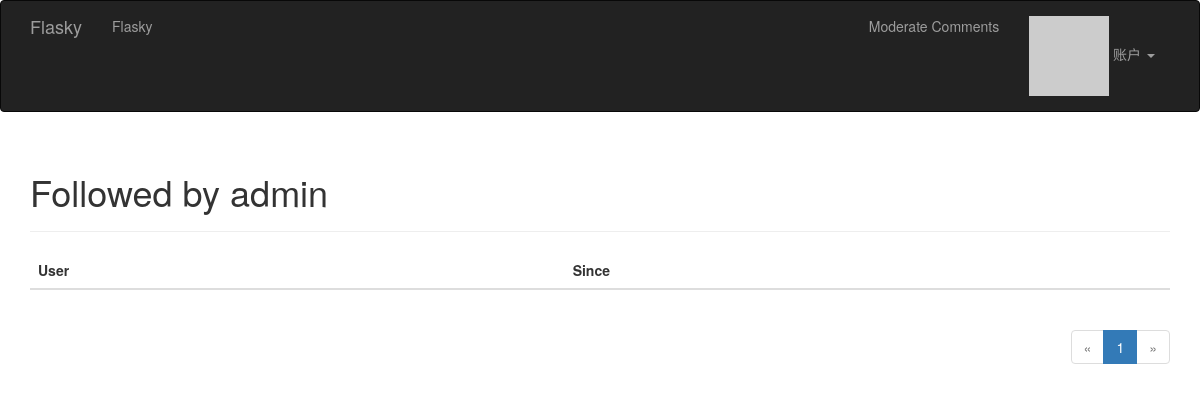
Before: /followed_by/admin (signed in) with the older database file.
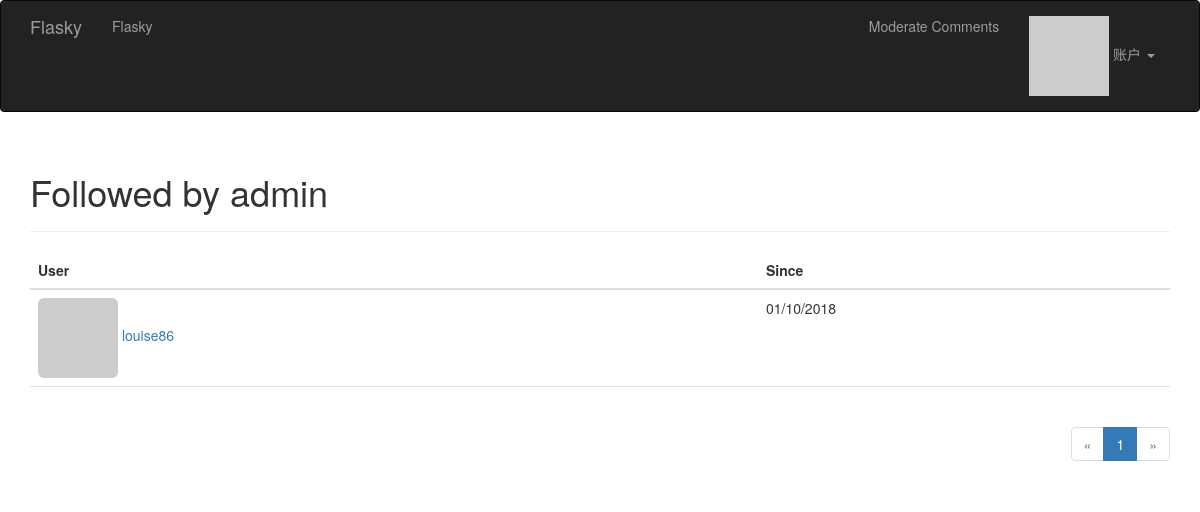
After: the same page with the newer database file.
### app/modles.py (models this page shows, shortened)
class User(UserMixin, db.Model):
    __tablename__ = 'users'
    id = db.Column(db.Integer, primary_key=True)
    email = db.Column(db.String(64), unique=True, index=True)
    username = db.Column(db.String(64), unique=True, index=True)
    role_id = db.Column(db.Integer, db.ForeignKey('roles.id'))
    password_hash = db.Column(db.String(128))
    confirmed = db.Column(db.Boolean, default=False)
    name = db.Column(db.String(64))
    location = db.Column(db.String(64))
    about_me = db.Column(db.Text())
    member_since = db.Column(db.DateTime(), default=datetime.utcnow)
    last_seen = db.Column(db.DateTime(), default=datetime.utcnow)
    avatar_hash = db.Column(db.String(32))
    posts = db.relationship('Post', backref='author', lazy='dynamic')
    followed = db.relationship('Follow',
                               foreign_keys=[Follow.follower_id],
                               backref=db.backref('follower', lazy='joined'),
                               lazy='dynamic', cascade='all, delete-orphan')
    followers = db.relationship('Follow',
                                foreign_keys=[Follow.followed_id],
                               backref=db.backref('followed', lazy='joined'),
                                lazy='dynamic',
                                cascade='all, delete-orphan')
    comments = db.relationship('Comment', backref='author', lazy='dynamic')
    @property
    def password(self):
        raise AttributeError('密码不可读取')
    def can(self, permission):
        return self.role is not None and self.role.has_permission(permission)
    def ping(self):
        self.last_seen = datetime.utcnow()
        db.session.add(self)
    def gravatar(self, size=100, default='identicon', rating='g'):
        if request.is_secure:
            url = 'https://secure.gravatar.com/avatar'
        else:
            url = 'http://www.gravatar.com/avatar'
        hash = self.avatar_hash or hashlib.md5(self.email.encode('utf-8')).hexdigest()
        return '{url}/{hash}?s={size}&d={default}&r={rating}'.format(
            url=url, hash=hash, size=size, default=default, rating=rating
        )

class Follow(db.Model):
    __tablename__ = 'follows'
    follower_id = db.Column(db.Integer, db.ForeignKey('users.id'), primary_key=True)
    followed_id = db.Column(db.Integer, db.ForeignKey('users.id'), primary_key=True)
    timestamp = db.Column(db.DateTime, default=datetime.utcnow)

### app/main/views.py (the view)
@main.route('/followed_by/<username>')
def followed_by(username):
    user = User.query.filter_by(username=username).first()
    if user is None:
        flash('Invalid user.')
        return redirect(url_for('.index'))
    page = request.args.get('page', 1, type=int)
    pagination = user.followed.paginate(
        page, per_page=current_app.config['FLASKY_FOLLOWERS_PER_PAGE'],
        error_out=False)
    follows = [{'user': item.followed, 'timestamp': item.timestamp}
               for item in pagination.items]
    return render_template('followers.html', user=user, title="Followed by",
                           endpoint='.followed_by', pagination=pagination,
                           follows=follows)

### app/auth/views.py (called while the page is built)
@auth.before_app_request
def before_request():
    if current_user.is_authenticated:
        current_user.ping()
        if not current_user.confirmed \
            and request.endpoint[:5] != 'auth.' and request.endpoint != 'static':
            return redirect(url_for('auth.unconfirmed'))

### app/main/__init__.py (called while the page is built)
@main.app_context_processor
def inject_permission():
    return dict(Permission=Permission)

### app/modles.py (called while the page is built)
@login_manager.user_loader
def load_user(user_id):
    return User.query.get(int(user_id))

    def has_permission(self, perm):
        return self.permissions and perm == perm

### app/templates/followers.html (shortened to what this page needs)
{% extends "base.html" %}
{% import "_macros.html" as macros %}
{% block page_content %}
<div class="page-header">
    <h1>{{ title }} {{ user.username }}</h1>
</div>
<table class="table table-hover followers">
    <thead><tr><th>User</th><th>Since</th></tr></thead>
    {% for follow in follows %}
    {% if follow.user != user %}
    <tr>
        <td>
            <a href="{{ url_for('.user', username = follow.user.username) }}">
                <img class="img-rounded" src="{{ follow.user.gravatar(size=32) }}">
                {{ follow.user.username }}
            </a>
        </td>
        <td>{{ moment(follow.timestamp).format('L') }}</td>
    </tr>
    {% endif %}
    {% endfor %}
</table>
<div class="pagination">
    {{ macros.pagination_widget(pagination, endpoint, username = user.username) }}
</div>
{% endblock %}

### app/templates/base.html (shortened to what this page needs)
{% extends "bootstrap/base.html" %}
{% block head %}
{{ super() }}
<link rel="stylesheet" type="text/css" href="{{ url_for('static', filename='styles.css') }}">
{% endblock %}
{% block navbar %}
<div class="navbar navbar-inverse" role="navigation">
    <div class="container">
        <div class="navbar-header">
            <a class="navbar-brand" href="/">Flasky</a>
        </div>
        <div class="navbar-collapse collapse">
            <ul class="nav navbar-nav">
                <li><a href="/">Flasky</a></li>
            </ul>
            <ul class="nav navbar-nav navbar-right">
                {% if current_user.can(Permission.MODERATE_COMMENTS) %}
                    <li><a href="{{ url_for('main.moderate') }}">Moderate Comments</a></li>
                {% endif %}
                {% if current_user.is_authenticated %}
                <li class="dropdown">
                    <a href="#" class="dropdown-toggle" data-toggle="dropdown">
                        <img src="{{ current_user.gravatar(size=18) }}">
                        账户 <b class="caret"></b>
                    </a>
                </li>
                {% else %}
                 <li><a href="{{ url_for('auth.login') }}">Log In</a></li>
                {% endif %}
            </ul>
        </div>
    </div>
</div>
{% endblock %}
{% block content %}
<div class="container">
    {% block page_content %}
    {% endblock %}
</div>
{% endblock %}

### app/templates/_macros.html
{% macro pagination_widget(pagination, endpoint) %}
<ul class="pagination">
    <li{% if not pagination.has_prev %} class="disabled"{% endif %}>
        <a href="{% if pagination.has_prev %}
                    {{ url_for(endpoint, page=pagination.page - 1, **kwargs) }}
                    {% else %}#{% endif %}">&laquo</a>
    </li>
    {% for p in pagination.iter_pages() %}
        {% if p %}
            {% if p == pagination.page %}
            <li class="active">
                <a href="{{ url_for(endpoint, page = p, **kwargs) }}">{{ p }}</a>
            </li>
            {% else %}
            <li>
                <a href="{{ url_for(endpoint, page = p, **kwargs) }}">{{ p }}</a>
            </li>
            {% endif %}
        {% else %}
        <li class="disabled"><a href="#">&hellip;</a></li>
        {% endif %}
    {% endfor %}
    <li{% if not pagination.has_next %} class="disabled"{% endif %}>
        <a href="{% if pagination.has_next %}{{ url_for(endpoint, page=pagination.page + 1, **kwargs) }}
        {% else %}#{% endif %}">&raquo;</a>
    </li>
</ul>
{% endmacro %}

### app/static/styles.css (style rules this page uses)
div.pagination { width: 100%; text-align: right; padding: 0px; margin: 0px; }
.table.followers tr { border-bottom: 1px solid #e0e0e0; }

Changed rows visible on the page:
now on this page (row unchanged): User: user.username "louise86"
added Follow: timestamp "01/10/2018"
